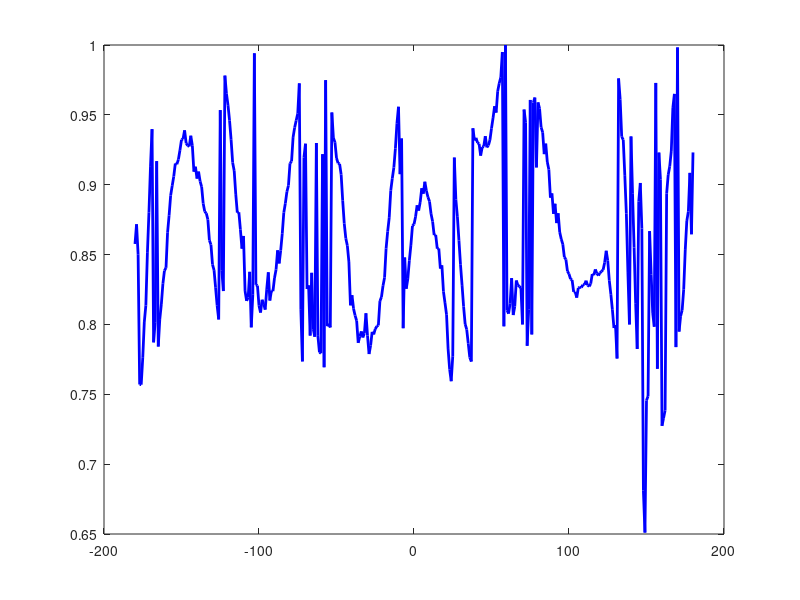

Source code (MATLAB): (Note: this script raises an error after producing the figure.)
% Load the data from circular.mat
load('circular.mat');

% Constants
R = 0.208;  % Radius of the antenna array in meters
f = 5.5e9;  % Frequency of the signal in Hz

% Calculate the time difference between consecutive timestamps
time_diff = diff(t);
angular_velocity = 360 / (12.25 / time_diff(1));  % Degrees per second

% Calculate angular positions (φ) for each measurement in radians
phi = cumsum(angular_velocity * time_diff) * pi / 180; % Convert to radians

% Create an array to store the multipath profile
theta_values = -180:180;  % Adjusted θ' values at 3-degree intervals
multipath_profile = zeros(size(theta_values));

% Calculate the multipath profile for different θ' values
for i = 1:length(theta_values)
    mpsum = zeros(size(theta_values));
    for j = 1:length(theta_values)
        theta_prime = theta_values(i) - theta_values(j);  % θ' in degrees
        hk = h(i);
        mpsum(j) = abs((hk * exp(1j * 2 * pi * f * R * cos(theta_prime)))).^2;
    end
    multipath_profile(i) = sum(mpsum); 
end

% Normalize the multipath profile for better visualization
multipath_profile = multipath_profile / max(multipath_profile);

% Load the provided multipath profile values
load('MultipathProfile.mat');

% Plot both the calculated multipath profile and the provided values
plot(theta_values, multipath_profile, 'b', 'LineWidth', 2);
hold on;
plot(theta_values, P, 'r', 'LineWidth', 2);
hold off;

xlabel('θ'' (degrees)');
ylabel('Normalized Power (P)');
title('Multipath Profile Comparison');
legend('Calculated', 'Provided');
grid on;
